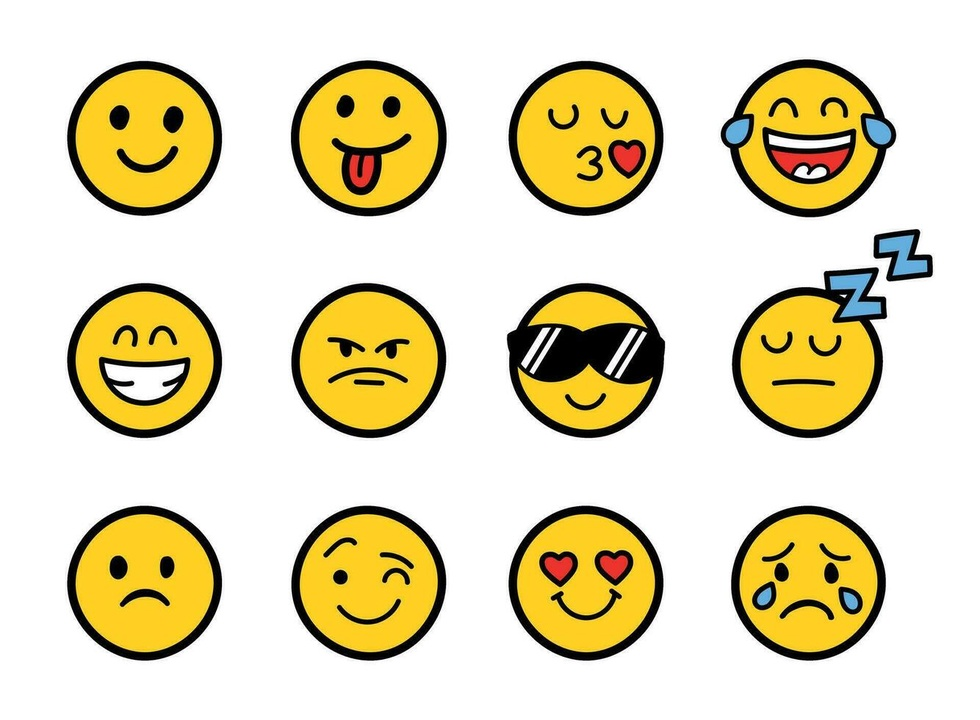
#> input picture cv_and_ml_with_python_and_opencv/img1.jpg, 980 x 720 px, shrunk from 1334 x 980 before the run
$ jupyter execute cv_ml_3_1.ipynb
#> lines starting #> are read from the running program, lines starting #| are printed output that depends on the picture
[cell 1]
import cv2
import numpy as np
from pathlib import Path

img1 = cv2.imread('./img1.jpg', cv2.IMREAD_GRAYSCALE)
#> img1: shape (720, 980); min 0, max 255, mean 217.2

template = img1[100:300, 100:300]
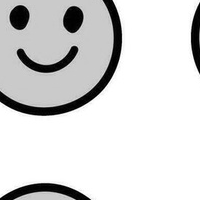
#> template: shape (200, 200); min 0, max 255, mean 215.3

[cell 2]
import matplotlib.pyplot as plt


plt.imshow(template, cmap='gray')
plt.title('Template')
plt.show()

[cell 3]
w, h = template.shape[::-1]
#> w = 200; h = 200
methods = ['cv2.TM_CCOEFF',
           'cv2.TM_CCOEFF_NORMED',
           'cv2.TM_CCORR',
           'cv2.TM_CCORR_NORMED',
           'cv2.TM_SQDIFF',
           'cv2.TM_SQDIFF_NORMED']

for meth in methods:
    input = img1.copy()
    method = eval(meth)
    res = cv2.matchTemplate(img1, template, method)
    min_val, max_val, min_loc, max_loc = cv2.minMaxLoc(res)
    if method in [cv2.TM_SQDIFF, cv2.TM_SQDIFF_NORMED]:
        top_left = min_loc
    else:
        top_left = max_loc
    bottom_right = (top_left[0] + w, top_left[1] + h)
    cv2.rectangle(input, top_left, bottom_right, 0, 2)
    plt.figure()
    plt.subplot(121), plt.imshow(res, cmap='gray')
    plt.title('Matching Result'), plt.xticks([]), plt.yticks([])
    plt.subplot(122), plt.imshow(input, cmap='gray')
    plt.title('Detected Point'), plt.xticks([]), plt.yticks([])
    plt.suptitle(meth)
#> this loop made 6 passes
#> (min_val, max_val, min_loc, max_loc) on passes 1 to 6: (-92461544, 219769360, (434, 207), (100, 100)), (-0.323, 1, (433, 207), (100, 100)), (1.49e+09, 2.07e+09, (465, 238), (100, 100)), (0.786, 1, (464, 237), (100, 100)), (512, 825948672, (100, 100), (464, 237)), (2.25e-07, 0.435, (100, 100), (464, 237))
#> pass 1, `res = cv2.matchTemplate(img1, template, method)`:
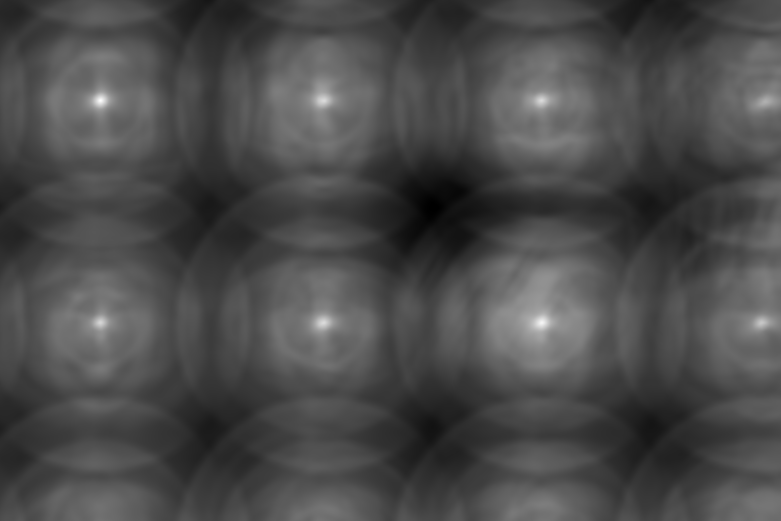
#> res: shape (521, 781) float32; min -92461544, max 219769360, mean -183277.4; drawn with min black and max white
#> after the loop:
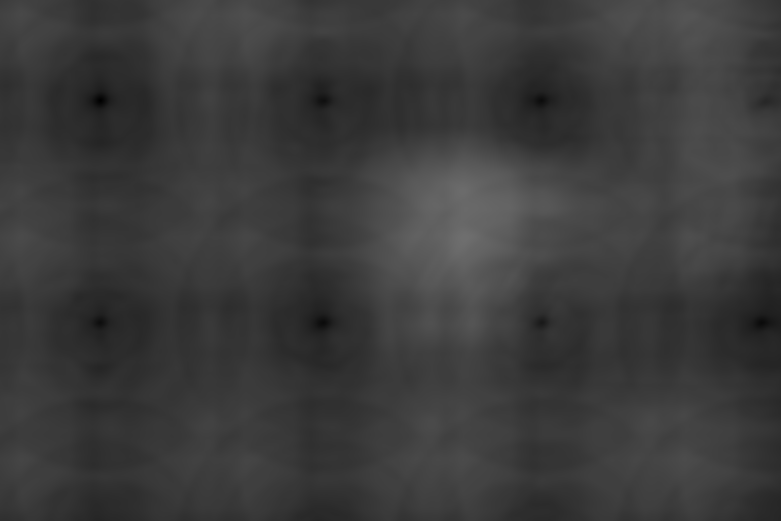
#> res: shape (521, 781) float32; min 2.25e-07, max 0.435, mean 0.233
plt.show()
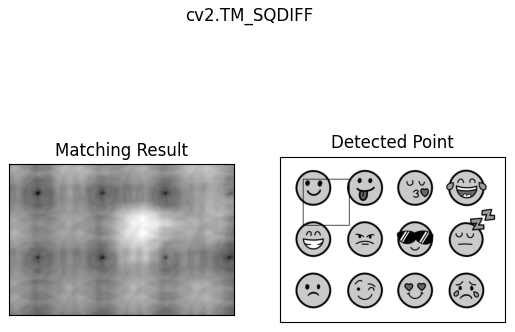
#> figure drawn by matplotlib, 2 panels

[cell 4]
img1 = cv2.imread('./img4.jpg', cv2.IMREAD_GRAYSCALE)
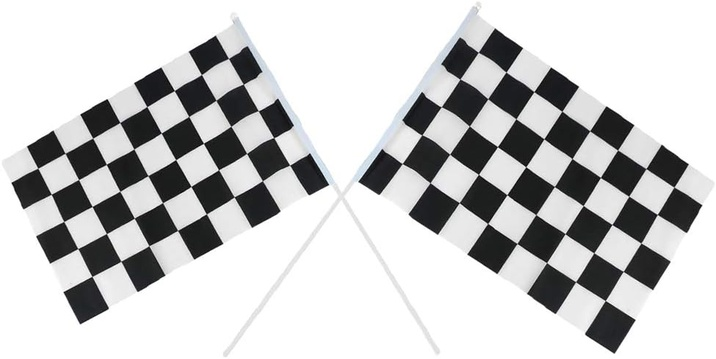
#> input picture cv_and_ml_with_python_and_opencv/img4.jpg, 716 x 359 px, shrunk from 975 x 489 before the run
#> img1: shape (359, 716); min 1, max 255, mean 199.6

dst = cv2.cornerHarris(img1, 2, 3, 0.06)
dst = cv2.dilate(dst, None)
res1 = cv2.cvtColor(img1, cv2.COLOR_GRAY2BGR)
res1[dst>0.1*dst.max()] = [0, 0, 255]
#> res1: shape (359, 716, 3); mean B, G, R 198.2, 198.2, 201

[cell 5]
plt.figure(figsize=(12, 5))
plt.subplot(121), plt.imshow(img1, cmap='gray')
plt.title('Original Image'), plt.xticks([]), plt.yticks([])
plt.subplot(122), plt.imshow(res1)
plt.title('Corner Detection (Harris)'), plt.xticks([]), plt.yticks([])
plt.show()
#> figure, not shown here; B, G, R data is drawn as R, G, B

[cell 6]
img1 = cv2.imread('./img4.jpg', cv2.IMREAD_GRAYSCALE)

dst = cv2.cornerHarris(img1, 5, 3, 0.06)
dst = cv2.dilate(dst, None)
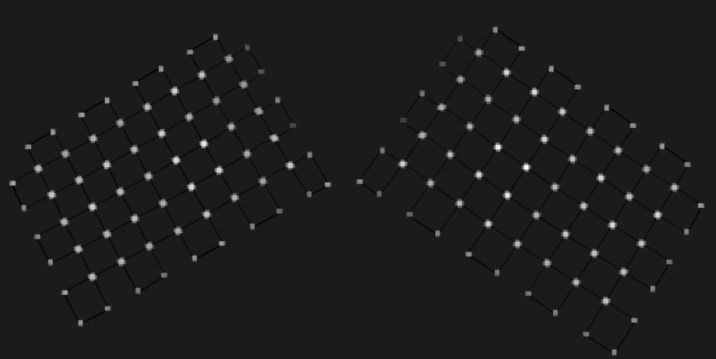
#> dst: shape (359, 716) float32; min -0.00304, max 0.0254, mean 0.000243; drawn with min black and max white
res1 = cv2.cvtColor(img1, cv2.COLOR_GRAY2BGR)
res1[dst>0.1*dst.max()] = [0, 0, 255]
#> res1: shape (359, 716, 3); mean B, G, R 195.9, 195.9, 203.2

[cell 7]
plt.figure(figsize=(12, 5))
plt.subplot(121), plt.imshow(img1, cmap='gray')
plt.title('Original Image'), plt.xticks([]), plt.yticks([])
plt.subplot(122), plt.imshow(res1)
plt.title('Corner Detection (Harris)'), plt.xticks([]), plt.yticks([])
plt.show()
#> figure, not shown here; B, G, R data is drawn as R, G, B

[cell 8]
img1 = cv2.imread('./img5.jpg', cv2.IMREAD_GRAYSCALE)
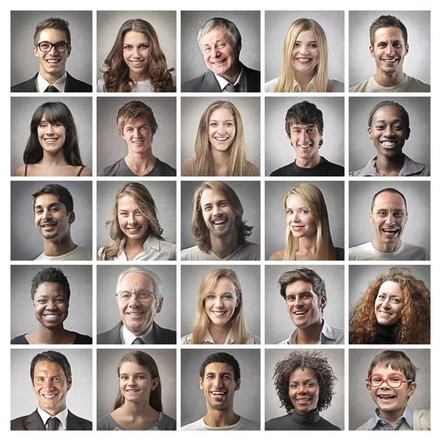
#> input picture cv_and_ml_with_python_and_opencv/img5.jpg, 441 x 441 px, shrunk from 600 x 600 before the run
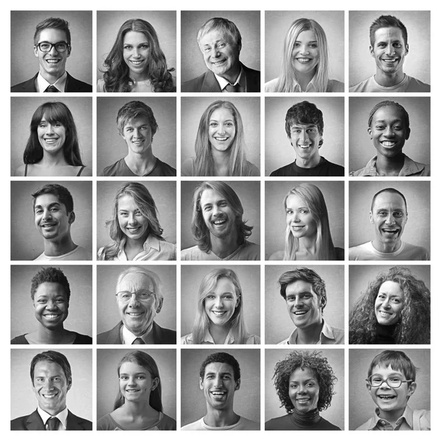
#> img1: shape (441, 441); min 0, max 255, mean 154.8
face_cascade = cv2.CascadeClassifier('haarcascade_frontalface_default.xml')
faces = face_cascade.detectMultiScale(img1, 1.1, 3)
#> faces = 23 rows, first 6: [120, 117, 32, 32], [117, 33, 37, 37], [22, 190, 50, 50], [113, 199, 37, 37], [279, 197, 36, 36], [279, 281, 40, 40]

res1 = cv2.cvtColor(img1, cv2.COLOR_GRAY2BGR)
#> res1: shape (441, 441, 3)
for (x, y, w, h) in faces:
    cv2.rectangle(res1, (x, y), (x+w, y+h), (255, 0, 0), 2)
#> this loop made 23 passes
#> (x, y, w, h) on passes 1 to 12: (120, 117, 32, 32), (117, 33, 37, 37), (22, 190, 50, 50), (113, 199, 37, 37), (279, 197, 36, 36), (279, 281, 40, 40), (370, 284, 34, 34), (111, 360, 42, 42), (197, 360, 43, 43), (283, 369, 38, 38), (27, 28, 48, 48), (203, 110, 36, 36)
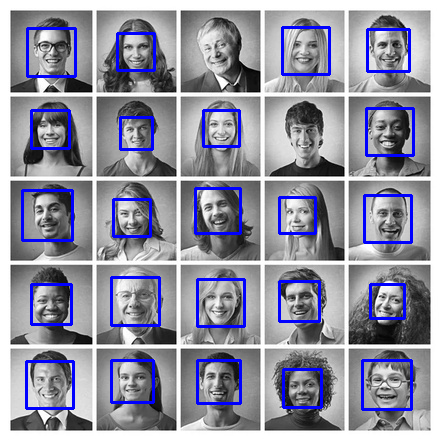
#> res1: shape (441, 441, 3); mean B, G, R 161.9, 146.7, 146.7

[cell 9]
plt.subplot(121), plt.imshow(img1, cmap='gray')
plt.title('Original Image'), plt.xticks([]), plt.yticks([])
plt.subplot(122), plt.imshow(res1)
plt.title('Haar Cascade'), plt.xticks([]), plt.yticks([])
plt.show()
#> figure, not shown here; B, G, R data is drawn as R, G, B

[cell 10]
img1 = cv2.imread('./img5.jpg', cv2.IMREAD_GRAYSCALE)
face_cascade = cv2.CascadeClassifier('haarcascade_frontalface_default.xml')
faces = face_cascade.detectMultiScale(img1, 2, 3)
#> faces = 20 rows, first 6: [28, 27, 48, 48], [280, 25, 48, 48], [365, 26, 48, 48], [192, 26, 48, 48], [114, 28, 48, 48], [197, 105, 48, 48]

res1 = cv2.cvtColor(img1, cv2.COLOR_GRAY2BGR)
for (x, y, w, h) in faces:
    cv2.rectangle(res1, (x, y), (x+w, y+h), (255, 0, 0), 2)
#> this loop made 20 passes
#> (x, y) on passes 1 to 12: (28, 27), (280, 25), (365, 26), (192, 26), (114, 28), (197, 105), (364, 106), (192, 186), (23, 190), (109, 193), (362, 194), (111, 276)
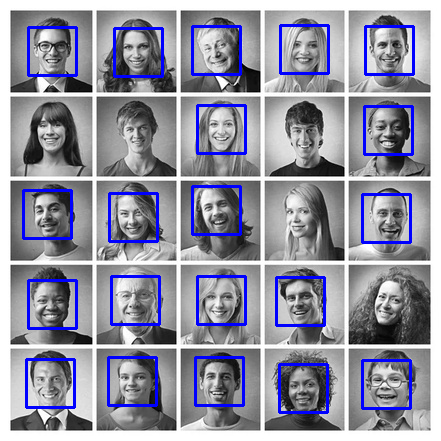
#> res1: shape (441, 441, 3); mean B, G, R 161.5, 146.5, 146.5

plt.subplot(121), plt.imshow(img1, cmap='gray')
plt.title('Original Image'), plt.xticks([]), plt.yticks([])
plt.subplot(122), plt.imshow(res1)
plt.title('Haar Cascade'), plt.xticks([]), plt.yticks([])
plt.show()
#> figure, not shown here; B, G, R data is drawn as R, G, B

[cell 11]
hog = cv2.HOGDescriptor()
hog.setSVMDetector(cv2.HOGDescriptor_getDefaultPeopleDetector())
(hog_peoples, weights) = hog.detectMultiScale(img1, winStride=(8, 8), padding=(32, 32), scale=1.05)
#> hog_peoples = (); weights = ()

lbp_cascade = cv2.CascadeClassifier('lbpcascade_frontalface_improved.xml')
lbp_faces = lbp_cascade.detectMultiScale(img1, 1.5, 1)
#> lbp_faces = ()

res1 = cv2.cvtColor(img1, cv2.COLOR_GRAY2BGR)
for (x, y, w, h) in hog_peoples:
    cv2.rectangle(res1, (x, y), (x + w, y + h), (255, 0, 0), 2)
#> this loop made 0 passes

res2 = cv2.cvtColor(img1, cv2.COLOR_GRAY2BGR)
for (x, y, w, h) in lbp_faces:
    cv2.rectangle(res2, (x, y), (x + w, y + h), (255, 0, 0), 2)

[cell 12]
plt.subplot(121), plt.imshow(img1, cmap='gray')
plt.title('Original Image'), plt.xticks([]), plt.yticks([])
plt.subplot(122), plt.imshow(res1)
plt.title('HOG'), plt.xticks([]), plt.yticks([])
plt.show()

[cell 13]
plt.subplot(121), plt.imshow(img1, cmap='gray')
plt.title('Original Image'), plt.xticks([]), plt.yticks([])
plt.subplot(122), plt.imshow(res1)
plt.title('LBP'), plt.xticks([]), plt.yticks([])
plt.show()
